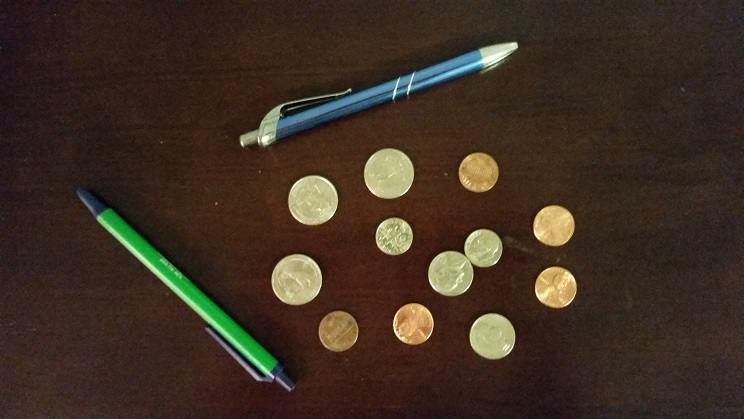
#> input picture CV/ps02/input/ps2-input8.jpg, 744 x 419 px
$ python find_edges.py input/ps2-input8.jpg   (Python 2 division)
#> lines starting #> are read from the running program, lines starting #| are printed output that depends on the picture; after the words box and inside, x2 and y2 are one past the last pixel; in counts of white or black regions, pixels touching at a corner belong together; long printed decimals are rounded
### CV/ps02/guiutils.py
import cv2


class EdgeFinder:
    def __init__(self, image, filter_size=1, threshold1=0, threshold2=0):
        self.image = image
        self._filter_size = filter_size
        self._threshold1 = threshold1
        self._threshold2 = threshold2

        def onchangeThreshold1(pos):
            self._threshold1 = pos
            self._render()

        def onchangeThreshold2(pos):
            self._threshold2 = pos
            self._render()

        # [4 lines left out: function onchangeFilterSize, not called in this run]

        cv2.namedWindow('edges')

        cv2.createTrackbar('threshold1', 'edges', self._threshold1, 255, onchangeThreshold1)
        cv2.createTrackbar('threshold2', 'edges', self._threshold2, 255, onchangeThreshold2)
        cv2.createTrackbar('filter_size', 'edges', self._filter_size, 20, onchangeFilterSize)

        self._render()

        print "Adjust the parameters as desired.  Hit any key to close."

        cv2.waitKey(0)

        cv2.destroyWindow('edges')
        cv2.destroyWindow('smoothed')

    def threshold1(self):
        return self._threshold1

    def threshold2(self):
        return self._threshold2

    def filterSize(self):
        return self._filter_size

    def edgeImage(self):
        return self._edge_img

    def smoothedImage(self):
        return self._smoothed_img

    def _render(self):
        self._smoothed_img = cv2.GaussianBlur(self.image, (self._filter_size, self._filter_size), sigmaX=0, sigmaY=0)
        self._edge_img = cv2.Canny(self._smoothed_img, self._threshold1, self._threshold2)
        cv2.imshow('smoothed', self._smoothed_img)
        cv2.imshow('edges', self._edge_img)

### CV/ps02/find_edges.py
"""
Helper code to learn how an edge image is found and what the input parameters do.

How to run:
python find_edges.py <image path>

Try to think of other ways you can use a similar approach using different functions.
This way, tuning parameters with trackbars should be easier.
"""

import argparse
import cv2
import os

from guiutils import EdgeFinder


def main():
    parser = argparse.ArgumentParser(description='Visualizes the line hough transform.')
    parser.add_argument('filename')

    args = parser.parse_args()

    img = cv2.imread(args.filename, cv2.IMREAD_GRAYSCALE)
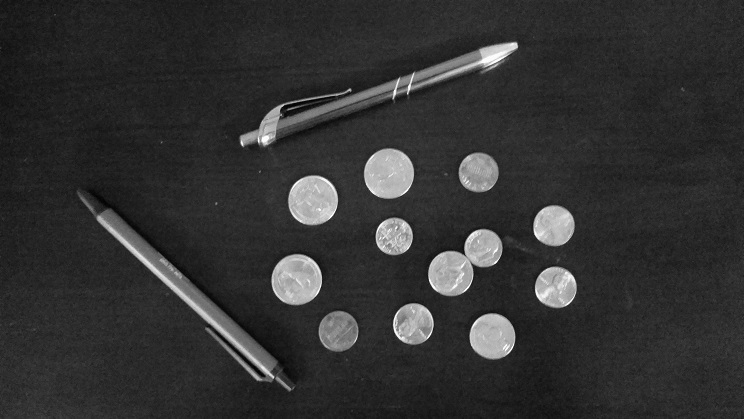
#> img: shape (419, 744); min 0, max 255, mean 50.4

    cv2.imshow('input', img)

    edge_finder = EdgeFinder(img, filter_size=13, threshold1=28, threshold2=115)
#> in _render, `self._smoothed_img = cv2.GaussianBlur(self.image, (self._filter_size, ..`:
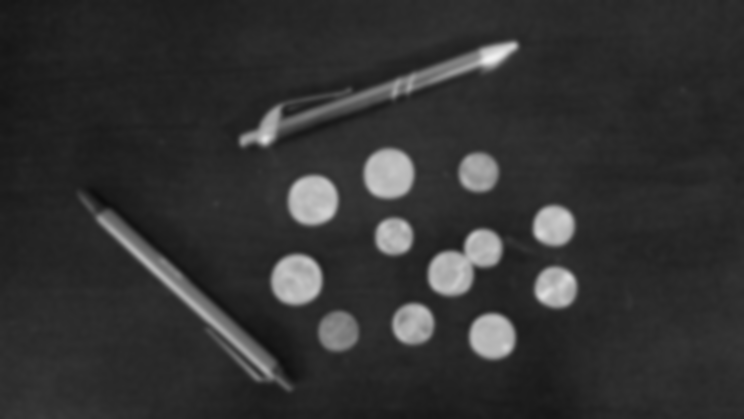
#> self._smoothed_img: shape (419, 744); min 13, max 241, mean 50.4
#> in _render, `self._edge_img = cv2.Canny(self._smoothed_img, self._threshold1, self...`:
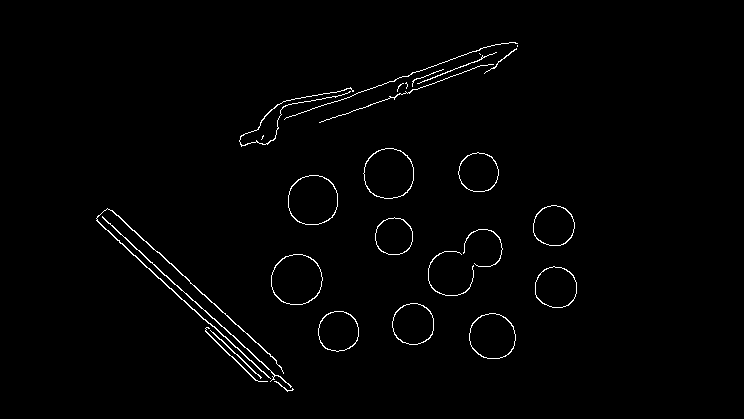
#> self._edge_img: shape (419, 744); 1.3% white in thin lines or dots, all inside (x1, y1, x2, y2) = (96, 42, 577, 392)

    print "Edge parameters:"
    print "GaussianBlur Filter Size: %f" % edge_finder.filterSize()
#| GaussianBlur Filter Size: 13.000
    print "Threshold1: %f" % edge_finder.threshold1()
#| Threshold1: 28.000
    print "Threshold2: %f" % edge_finder.threshold2()
#| Threshold2: 115.000

    (head, tail) = os.path.split(args.filename)

    (root, ext) = os.path.splitext(tail)

    smoothed_filename = os.path.join("output_images", root + "-smoothed" + ext)
    edge_filename = os.path.join("output_images", root + "-edges" + ext)

    cv2.imwrite(smoothed_filename, edge_finder.smoothedImage())
    cv2.imwrite(edge_filename, edge_finder.edgeImage())

    cv2.destroyAllWindows()


if __name__ == '__main__':
    main()

$ run again, on CV/ps02/input/ps2-input1.png
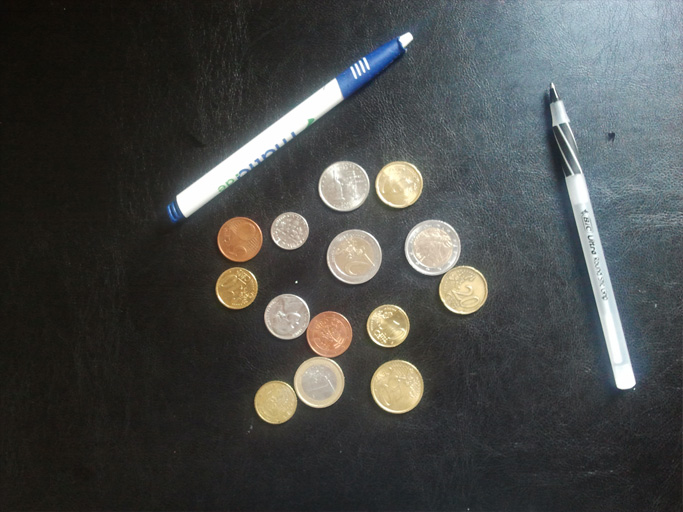
#> input picture CV/ps02/input/ps2-input1.png, 683 x 512 px
#> in _render, `self._smoothed_img = cv2.GaussianBlur(self.image, (self._filter_size, ..`:
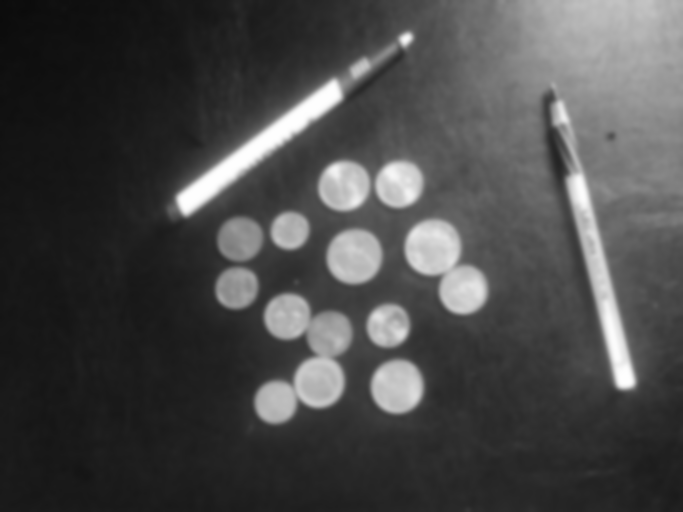
#> self._smoothed_img: shape (512, 683); min 11, max 254, mean 72
#> in _render, `self._edge_img = cv2.Canny(self._smoothed_img, self._threshold1, self...`:
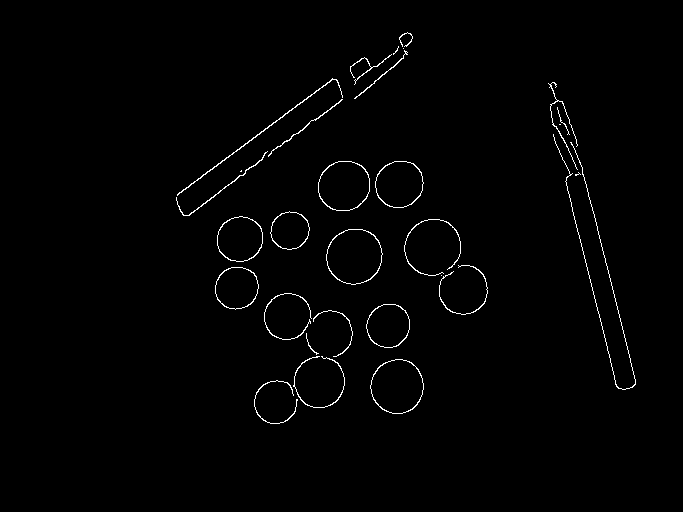
#> self._edge_img: shape (512, 683); 1.1% white in thin lines or dots, all inside (x1, y1, x2, y2) = (176, 32, 636, 424)
#| GaussianBlur Filter Size: 13.000
#| Threshold1: 28.000
#| Threshold2: 115.000
